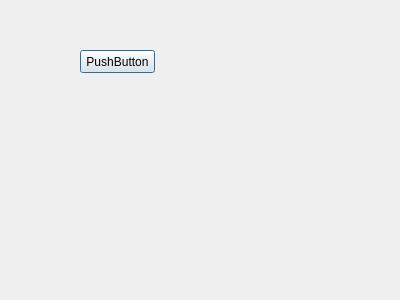
<?xml version="1.0" encoding="UTF-8"?>
<ui version="4.0">
 <class>Dialog</class>
 <widget class="QDialog" name="Dialog">
  <property name="geometry">
   <rect>
    <x>0</x>
    <y>0</y>
    <width>400</width>
    <height>300</height>
   </rect>
  </property>
  <property name="windowTitle">
   <string>Dialog</string>
  </property>
  <widget class="QPushButton" name="pushButton">
   <property name="geometry">
    <rect>
     <x>80</x>
     <y>50</y>
     <width>75</width>
     <height>23</height>
    </rect>
   </property>
   <property name="text">
    <string>PushButton</string>
   </property>
  </widget>
 </widget>
 <resources/>
 <connections/>
</ui>
